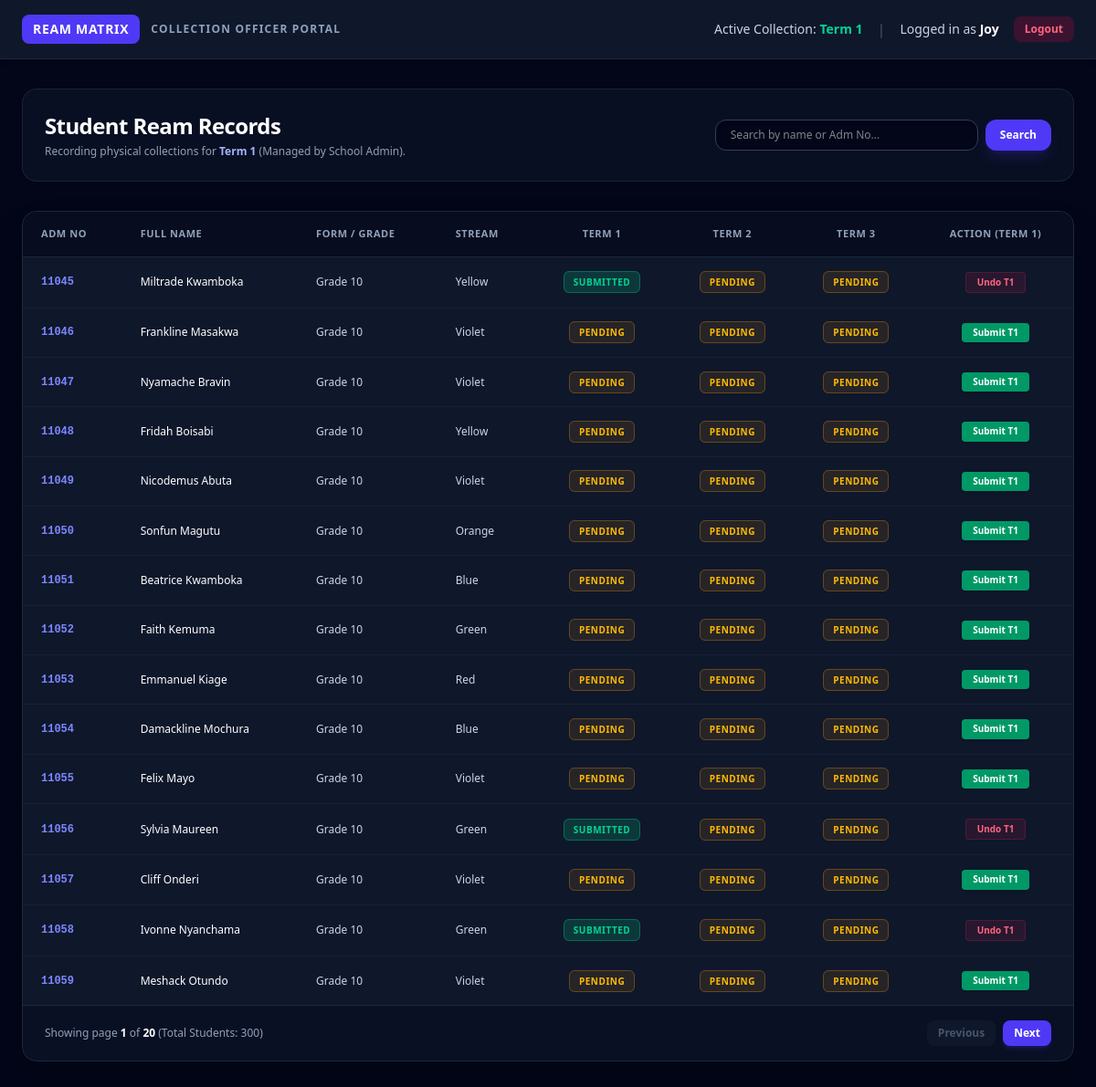
Screenshot of /ream-collection/dashboard (signed in) with the database file from the repository.
### app/models.py (models this page shows, shortened)
class User(db.Model, UserMixin):
    __tablename__ = 'user'
    id = db.Column(db.Integer, primary_key=True)
    username = db.Column(db.String(100), nullable=False, unique=True)
    password_hash = db.Column(db.String(255), nullable=False)
    role = db.Column(db.String(50), nullable=False)  # 'super_admin', 'school_admin', 'hoi', 'ream_collection', 'exam_officer'
    school_id = db.Column(db.Integer, db.ForeignKey('school.id'), nullable=True)

class Student(db.Model):
    __tablename__ = 'student'
    id = db.Column(db.Integer, primary_key=True)
    school_id = db.Column(db.Integer, db.ForeignKey('school.id'), nullable=False)
    admission_no = db.Column(db.String(50), nullable=False)
    full_name = db.Column(db.String(100), nullable=False)
    gender = db.Column(db.String(10), nullable=False)
    form_grade = db.Column(db.String(50), nullable=False)
    stream = db.Column(db.String(50), nullable=False)
    enrollment_term = db.Column(db.String(20), nullable=False)
    academic_year = db.Column(db.String(20), nullable=False)
    term_1_status = db.Column(db.String(20), default='Pending')
    term_2_status = db.Column(db.String(20), default='Pending')
    term_3_status = db.Column(db.String(20), default='Pending')
    account_owed = db.Column(db.Integer, default=3)
    created_at = db.Column(db.DateTime, default=datetime.utcnow)
    __table_args__ = (
        db.UniqueConstraint('school_id', 'admission_no', 'academic_year', name='_school_adm_year_uc'),
    )

### app/routes/ream_collection.py (the view)
@ream_collection_bp.route('/dashboard')
@login_required
def dashboard():
    if current_user.role != 'ream_collection':
        flash('Unauthorized access.', 'danger')
        return redirect(url_for('auth.login'))
    page = request.args.get('page', 1, type=int)
    search_query = request.args.get('search', '', type=str)
    setting = SchoolSetting.query.filter_by(school_id=current_user.school_id).first()
    term_str = setting.current_term if setting and setting.current_term else 'Term 1'
    if '2' in term_str:
        active_term = 2
    elif '3' in term_str:
        active_term = 3
    else:
        active_term = 1
    active_year = setting.current_academic_year if setting and setting.current_academic_year else '2026'
    query = Student.query.filter_by(school_id=current_user.school_id, academic_year=active_year)
    if search_query:
        search_term = f"%{search_query}%"
        query = query.filter(
            (Student.full_name.ilike(search_term)) |
            (Student.admission_no.ilike(search_term))
        )
    pagination = query.order_by(Student.admission_no.asc()).paginate(page=page, per_page=15, error_out=False)
    students = pagination.items
    return render_template(
        'ream_desk/dashboard.html',
        students=students,
        pagination=pagination,
        search_query=search_query,
        active_term=active_term,
        active_year=active_year,
        current_term_label=term_str
    )

### app/templates/ream_desk/dashboard.html (shortened to what this page needs)
<!DOCTYPE html>
<html lang="en">
<head>
    <script src="https://cdn.jsdelivr.net/npm/@tailwindcss/browser@4"></script>
</head>
<body class="bg-slate-950 text-slate-100 min-h-screen font-sans antialiased">
    <header class="bg-slate-900 border-b border-slate-800 px-6 py-4 flex justify-between items-center shadow-md">
        <div class="flex items-center space-x-3">
            <div class="bg-indigo-600 text-white font-black px-3 py-1.5 rounded-lg text-sm tracking-wider">REAM MATRIX</div>
            <span class="text-xs text-slate-400 uppercase tracking-widest font-semibold">Collection Officer Portal</span>
        </div>
        <div class="flex items-center space-x-4">
            <span class="text-sm text-slate-300">Active Collection: <strong class="text-emerald-400">Term {{ active_term }}</strong></span>
            <span class="text-slate-600">|</span>
            <span class="text-sm text-slate-300">Logged in as <strong class="text-white">{{ current_user.username }}</strong></span>
            <a href="{{ url_for('auth.logout') }}" class="px-3 py-1.5 bg-rose-600/20 hover:bg-rose-600 text-rose-400 hover:text-white text-xs font-semibold rounded-lg transition">Logout</a>
        </div>
    </header>
    <main class="max-w-7xl mx-auto px-6 py-8">
        <div class="flex flex-col md:flex-row justify-between items-start md:items-center gap-4 mb-8 bg-slate-900/60 p-6 rounded-2xl border border-slate-800/80 backdrop-blur-md">
            <div>
                <h1 class="text-2xl font-black text-white tracking-tight">Student Ream Records</h1>
                <p class="text-xs text-slate-400 mt-1">Recording physical collections for <strong class="text-indigo-300">Term {{ active_term }}</strong> (Managed by School Admin).</p>
            </div>
            <form method="GET" action="{{ url_for('ream_collection.dashboard') }}" class="flex w-full md:w-auto gap-2">
                <input type="text" name="search" value="{{ search_query }}" placeholder="Search by name or Adm No..." class="px-4 py-2 bg-slate-950 border border-slate-700 rounded-xl text-xs text-white focus:outline-none focus:border-indigo-500 w-full md:w-72 shadow-inner">
                <button type="submit" class="px-4 py-2 bg-indigo-600 hover:bg-indigo-500 text-white font-semibold text-xs rounded-xl transition shadow-lg shadow-indigo-600/20">Search</button>
            </form>
        </div>
        <div class="bg-slate-900 rounded-2xl border border-slate-800 shadow-2xl overflow-hidden">
            <div class="overflow-x-auto">
                <table class="w-full text-left border-collapse">
                    <thead>
                        <tr class="bg-slate-950/60 border-b border-slate-800 text-[11px] font-bold text-slate-400 uppercase tracking-wider">
                            <th class="py-4 px-5">Adm No</th>
                            <th class="py-4 px-5">Full Name</th>
                            <th class="py-4 px-5">Form / Grade</th>
                            <th class="py-4 px-5">Stream</th>
                            <th class="py-4 px-5 text-center">Term 1</th>
                            <th class="py-4 px-5 text-center">Term 2</th>
                            <th class="py-4 px-5 text-center">Term 3</th>
                            <th class="py-4 px-5 text-center">Action (Term {{ active_term }})</th>
                        </tr>
                    </thead>
                    <tbody class="divide-y divide-slate-800/60 text-xs">
                        {% for student in students %}
                            <tr class="hover:bg-slate-800/40 transition">
                                <td class="py-4 px-5 font-mono text-indigo-400 font-semibold">{{ student.admission_no }}</td>
                                <td class="py-4 px-5 font-medium text-white">{{ student.full_name }}</td>
                                <td class="py-4 px-5 text-slate-300">{{ student.form_grade }}</td>
                                <td class="py-4 px-5 text-slate-300">{{ student.stream }}</td>
                                <td class="py-4 px-5 text-center">
                                    {% set t1 = student.term_1_status|lower %}
                                    {% if t1 == 'submitted' %}
                                        <span class="px-2.5 py-1 bg-emerald-500/20 text-emerald-400 text-[10px] font-bold uppercase rounded-md tracking-wider border border-emerald-500/40">Submitted</span>
                                    {% elif t1 == 'exempted' %}
                                        <span class="px-2.5 py-1 bg-slate-800 text-slate-400 text-[10px] font-bold uppercase rounded-md tracking-wider border border-slate-700">Exempted</span>
                                    {% else %}
                                        <span class="px-2.5 py-1 bg-amber-500/10 text-amber-400 text-[10px] font-bold uppercase rounded-md tracking-wider border border-amber-500/30">Pending</span>
                                    {% endif %}
                                </td>
                                <td class="py-4 px-5 text-center">
                                    {% set t2 = student.term_2_status|lower %}
                                    {% if t2 == 'submitted' %}
                                        <span class="px-2.5 py-1 bg-emerald-500/20 text-emerald-400 text-[10px] font-bold uppercase rounded-md tracking-wider border border-emerald-500/40">Submitted</span>
                                    {% elif t2 == 'exempted' %}
                                        <span class="px-2.5 py-1 bg-slate-800 text-slate-400 text-[10px] font-bold uppercase rounded-md tracking-wider border border-slate-700">Exempted</span>
                                    {% else %}
                                        <span class="px-2.5 py-1 bg-amber-500/10 text-amber-400 text-[10px] font-bold uppercase rounded-md tracking-wider border border-amber-500/30">Pending</span>
                                    {% endif %}
                                </td>
                                <td class="py-4 px-5 text-center">
                                    {% set t3 = student.term_3_status|lower %}
                                    {% if t3 == 'submitted' %}
                                        <span class="px-2.5 py-1 bg-emerald-500/20 text-emerald-400 text-[10px] font-bold uppercase rounded-md tracking-wider border border-emerald-500/40">Submitted</span>
                                    {% elif t3 == 'exempted' %}
                                        <span class="px-2.5 py-1 bg-slate-800 text-slate-400 text-[10px] font-bold uppercase rounded-md tracking-wider border border-slate-700">Exempted</span>
                                    {% else %}
                                        <span class="px-2.5 py-1 bg-amber-500/10 text-amber-400 text-[10px] font-bold uppercase rounded-md tracking-wider border border-amber-500/30">Pending</span>
                                    {% endif %}
                                </td>
                                <td class="py-4 px-5 text-center">
                                    {% set current_status = (student.term_1_status if active_term == 1 else (student.term_2_status if active_term == 2 else student.term_3_status))|lower %}
                                    <div class="flex items-center justify-center">
                                        {% if current_status == 'submitted' %}
                                            <form action="{{ url_for('ream_collection.update_status', student_id=student.id) }}?page={{ pagination.page }}&search={{ search_query }}&term={{ active_term }}" method="POST">
                                                <button type="submit" class="px-3 py-1 bg-rose-500/10 hover:bg-rose-600 text-rose-400 hover:text-white text-[10px] font-bold rounded transition border border-rose-500/20">Undo T{{ active_term }}</button>
                                            </form>
                                        {% elif current_status == 'exempted' %}
                                            <span class="px-2.5 py-1 bg-slate-800 text-slate-500 text-[10px] font-bold uppercase rounded border border-slate-700/50">Exempted</span>
                                        {% else %}
                                            <form action="{{ url_for('ream_collection.update_status', student_id=student.id) }}?page={{ pagination.page }}&search={{ search_query }}&term={{ active_term }}" method="POST">
                                                <button type="submit" class="px-3 py-1 bg-emerald-600 hover:bg-emerald-500 text-white text-[10px] font-bold rounded transition shadow-sm">Submit T{{ active_term }}</button>
                                            </form>
                                        {% endif %}
                                    </div>
                                </td>
                            </tr>
                        {% else %}
                            <tr>
                                <td colspan="8" class="py-12 text-center text-slate-500 italic">No students found matching your criteria.</td>
                            </tr>
                        {% endfor %}
                    </tbody>
                </table>
            </div>
            <div class="bg-slate-950/40 px-6 py-4 border-t border-slate-800 flex justify-between items-center">
                <span class="text-xs text-slate-400">
                    Showing page <strong class="text-white">{{ pagination.page }}</strong> of <strong class="text-white">{{ pagination.pages }}</strong> (Total Students: {{ pagination.total }})
                </span>
                <div class="flex space-x-2">
                    {% if pagination.has_prev %}
                        <a href="{{ url_for('ream_collection.dashboard', page=pagination.prev_num, search=search_query) }}" class="px-3 py-1.5 bg-slate-800 hover:bg-slate-700 text-slate-200 text-xs font-semibold rounded-lg transition">Previous</a>
                    {% else %}
                        <span class="px-3 py-1.5 bg-slate-900 text-slate-600 text-xs font-semibold rounded-lg cursor-not-allowed">Previous</span>
                    {% endif %}
                    {% if pagination.has_next %}
                        <a href="{{ url_for('ream_collection.dashboard', page=pagination.next_num, search=search_query) }}" class="px-3 py-1.5 bg-indigo-600 hover:bg-indigo-500 text-white text-xs font-semibold rounded-lg transition shadow-md shadow-indigo-600/20">Next</a>
                    {% else %}
                        <span class="px-3 py-1.5 bg-slate-900 text-slate-600 text-xs font-semibold registered text-xs font-semibold rounded-lg cursor-not-allowed">Next</span>
                    {% endif %}
                </div>
            </div>
        </div>
    </main>
</body>
</html>

### rows the page displays
User: username "Joy"
Student: admission_no "11045", full_name "Miltrade Kwamboka", form_grade "Grade 10", stream "Yellow", shows "SUBMITTED", active_term "1"
Student: admission_no "11046", full_name "Frankline Masakwa", form_grade "Grade 10", stream "Violet", shows "PENDING", school "1"
Student: admission_no "11047", full_name "Nyamache Bravin", form_grade "Grade 10", stream "Violet", shows "PENDING", school "1"
Student: admission_no "11048", full_name "Fridah Boisabi", form_grade "Grade 10", stream "Yellow", shows "PENDING", school "1"
Student: admission_no "11049", full_name "Nicodemus Abuta", form_grade "Grade 10", stream "Violet", shows "PENDING", school "1"
Student: admission_no "11050", full_name "Sonfun Magutu", form_grade "Grade 10", stream "Orange", shows "PENDING", school "1"
Student: admission_no "11051", full_name "Beatrice Kwamboka", form_grade "Grade 10", stream "Blue", shows "PENDING", school "1"
Student: admission_no "11052", full_name "Faith Kemuma", form_grade "Grade 10", stream "Green", shows "PENDING", school "1"
Student: admission_no "11053", full_name "Emmanuel Kiage", form_grade "Grade 10", stream "Red", shows "PENDING", school "1"
Student: admission_no "11054", full_name "Damackline Mochura", form_grade "Grade 10", stream "Blue", shows "PENDING", school "1"
Student: admission_no "11055", full_name "Felix Mayo", form_grade "Grade 10", stream "Violet", shows "PENDING", school "1"
Student: admission_no "11056", full_name "Sylvia Maureen", form_grade "Grade 10", stream "Green", shows "SUBMITTED", school "1"
Student: admission_no "11057", full_name "Cliff Onderi", form_grade "Grade 10", stream "Violet", shows "PENDING", school "1"
Student: admission_no "11058", full_name "Ivonne Nyanchama", form_grade "Grade 10", stream "Green", shows "SUBMITTED", school "1"
Student: admission_no "11059", full_name "Meshack Otundo", form_grade "Grade 10", stream "Violet", shows "PENDING", school "1"

### other values shown
{{ active_term }} "1"
{{ pagination.page }} "1"
{{ pagination.pages }} "20"
{{ pagination.total }} "300"
